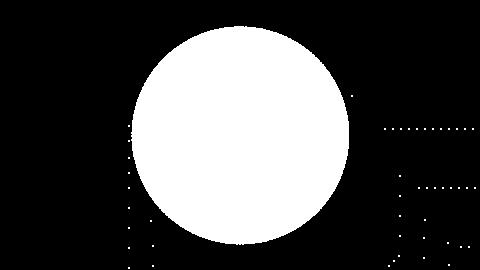

Here is the Python script that generated this plot:
from cgi import print_arguments
from email.mime import image
import statistics
from tkinter import W
from traceback import print_tb
from tracemalloc import start
from PIL import Image

def verificaFormato(formato,i,j,pixel):
    maior = 0
    i -= formato
    j -= formato
    for x in range(formato+1):
        for y in range(formato+1):
            if maior < pixel[i+x,j+y]:
                maior = pixel[i+x,j+y]
    return maior

im = Image.open('teste5.jpg','r').convert('1')

pixel = im.load()

largura, altura = im.size
#formato = input("Selecione o tamanho da mascara:")
formato = 1
saida = Image.new('L', (largura,altura))
dilatacao = saida.load()
for i in range(im.size[0]):
    for j in range(im.size[1]):
        dilatacao[i,j] = verificaFormato(formato,i,j,pixel)
saida.save('dilatação.jpg')